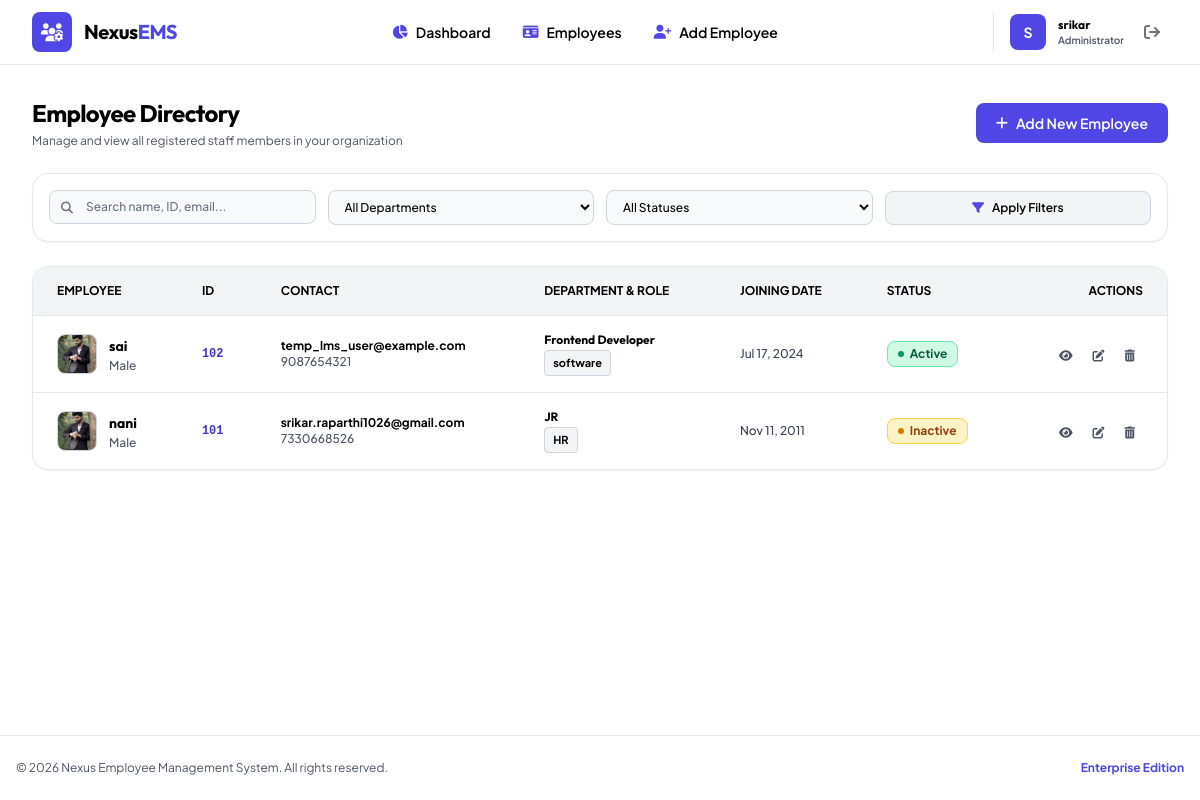
Screenshot of /employees/ (signed in) with the database file from the repository.
### employees/models.py (models this page shows, shortened)
class Employee(models.Model):
    GENDER_CHOICES = [
        ('Male', 'Male'),
        ('Female', 'Female'),
        ('Other', 'Other'),
    ]
    STATUS_CHOICES = [
        ('Active', 'Active'),
        ('Inactive', 'Inactive'),
    ]
    employee_id = models.CharField(
        max_length=20,
        unique=True,
        help_text="Unique organizational employee registration number"
    )
    name = models.CharField(
        max_length=100,
        help_text="Full name of the employee"
    )
    email = models.EmailField(
        unique=True,
        help_text="Unique primary email address"
    )
    phone = models.CharField(
        max_length=15,
        help_text="Primary phone number"
    )
    address = models.TextField(
        blank=True,
        null=True,
        help_text="Primary physical or residential address"
    )
    department = models.CharField(
        max_length=100,
        help_text="Department or team division"
    )
    designation = models.CharField(
        max_length=100,
        help_text="Official job title"
    )
    salary = models.DecimalField(
        max_digits=10,
        decimal_places=2,
        help_text="Compensation amount"
    )
    joining_date = models.DateField(
        help_text="Date when employee joined the organization"
    )
    gender = models.CharField(
        max_length=10,
        choices=GENDER_CHOICES,
        help_text="Gender identity option"
    )
    image = models.ImageField(
        upload_to='employees/',
        blank=True,
        null=True,
        help_text="Profile image file upload"
    )
    status = models.CharField(
        max_length=10,
        choices=STATUS_CHOICES,
        default='Active',
        help_text="Current employment status"
    )
    created_at = models.DateTimeField(auto_now_add=True)
    updated_at = models.DateTimeField(auto_now=True)

### employees/views.py (the view, shortened to what this page needs)
# urls.py: path('employees/', views.employee_list, name='employee_list'),
@login_required
def employee_list(request):
    employees = Employee.objects.all().order_by('-created_at')
    search = request.GET.get('search')
    department = request.GET.get('department')
    status = request.GET.get('status')
    if department:
        employees = employees.filter(department=department)
    if status:
        employees = employees.filter(status=status)
    departments = Employee.objects.values_list('department', flat=True).distinct()
    context = {
        'employees': employees,
        'departments': departments,
    }
    return render(request, 'employees/employee_list.html', context)

### employees/templates/employees/employee_list.html (shortened to what this page needs)
{% extends 'employees/base.html' %}
{% block content %}
<div class="space-y-6">
    <div class="flex flex-col sm:flex-row sm:items-center justify-between gap-4">
        <div>
            <h1 class="text-2xl font-bold text-black tracking-tight font-heading">Employee Directory</h1>
            <p class="text-xs text-gray-600 mt-1">Manage and view all registered staff members in your organization</p>
        </div>
        <a href="{% url 'employee_create' %}" class="inline-flex items-center justify-center space-x-2 px-5 py-2.5 bg-indigo-600 hover:bg-indigo-700 text-white font-semibold rounded-lg text-sm transition-colors">
            <i class="fa-solid fa-plus"></i>
            <span>Add New Employee</span>
        </a>
    </div>
    <div class="bg-white border border-gray-200 rounded-2xl p-4 shadow-sm">
        <form method="get" class="grid grid-cols-1 sm:grid-cols-2 lg:grid-cols-4 gap-3">
            <div class="relative">
                <div class="absolute inset-y-0 left-0 pl-3 flex items-center pointer-events-none text-gray-500">
                </div>
                <input type="text" name="search" value="{{ request.GET.search }}" placeholder="Search name, ID, email..."
                    class="w-full pl-9 pr-4 py-2 bg-gray-50 border border-gray-300 rounded-lg text-xs text-black placeholder-gray-500 focus:outline-none focus:bg-white focus:border-indigo-600 transition-colors font-medium">
            </div>
            <div>
                <select name="department" class="w-full py-2 px-3 bg-gray-50 border border-gray-300 rounded-lg text-xs text-black focus:outline-none focus:bg-white focus:border-indigo-600 font-medium">
                    <option value="">All Departments</option>
                </select>
            </div>
            <div>
                <select name="status" class="w-full py-2 px-3 bg-gray-50 border border-gray-300 rounded-lg text-xs text-black focus:outline-none focus:bg-white focus:border-indigo-600 font-medium">
                    <option value="">All Statuses</option>
                </select>
            </div>
            <div class="flex items-center space-x-2">
                <button type="submit" class="w-full py-2 px-4 bg-gray-100 hover:bg-gray-200 text-black font-semibold text-xs rounded-lg border border-gray-300 transition-colors flex items-center justify-center space-x-2">
                    <i class="fa-solid fa-filter text-indigo-600"></i>
                    <span>Apply Filters</span>
                </button>
            </div>
        </form>
    </div>
    <div class="bg-white border border-gray-200 rounded-2xl shadow-sm overflow-hidden">
        {% if employees %}
        <div class="overflow-x-auto">
            <table class="w-full text-left text-sm text-black">
                <thead class="text-xs uppercase bg-gray-100 text-black font-bold border-b border-gray-200">
                    <tr>
                        <th class="px-6 py-4">Employee</th>
                        <th class="px-6 py-4">ID</th>
                        <th class="px-6 py-4">Contact</th>
                        <th class="px-6 py-4">Department & Role</th>
                        <th class="px-6 py-4">Joining Date</th>
                        <th class="px-6 py-4">Status</th>
                        <th class="px-6 py-4 text-right">Actions</th>
                    </tr>
                </thead>
                <tbody class="divide-y divide-gray-200">
                    {% for emp in employees %}
                    <tr class="hover:bg-gray-50 transition-colors">
                        <td class="px-6 py-4">
                            <div class="flex items-center space-x-3">
                                {% if emp.image %}
                                <img class="w-10 h-10 rounded-lg object-cover border border-gray-300" src="{{ emp.image.url }}" alt="{{ emp.name }}">
                                {% else %}
                                <div class="w-10 h-10 rounded-lg bg-indigo-600 text-white font-bold flex items-center justify-center text-sm">
                                    {{ emp.name|slice:":2"|upper }}
                                </div>
                                {% endif %}
                                <div>
                                    <a href="{% url 'employee_detail' emp.pk %}" class="font-bold text-black hover:text-indigo-600 transition-colors font-heading">
                                        {{ emp.name }}
                                    </a>
                                    <div class="text-xs text-gray-600 font-medium mt-0.5">
                                        <span>{{ emp.gender }}</span>
                                    </div>
                                </div>
                            </div>
                        </td>
                        <td class="px-6 py-4 font-mono text-xs text-indigo-700 font-bold">
                            {{ emp.employee_id }}
                        </td>
                        <td class="px-6 py-4 text-xs">
                            <div class="text-black font-bold">{{ emp.email }}</div>
                            <div class="text-gray-600 font-medium">{{ emp.phone }}</div>
                        </td>
                        <td class="px-6 py-4">
                            <div class="font-bold text-black text-xs font-heading">{{ emp.designation }}</div>
                            <span class="inline-flex items-center px-2 py-0.5 rounded text-[11px] font-bold bg-gray-100 text-black border border-gray-300 mt-0.5">
                                {{ emp.department }}
                            </span>
                        </td>
                        <td class="px-6 py-4 text-xs text-gray-700 font-medium">
                            {{ emp.joining_date|date:"M d, Y" }}
                        </td>
                        <td class="px-6 py-4">
                            {% if emp.status == 'Active' %}
                            <span class="inline-flex items-center px-2.5 py-1 rounded-lg text-xs font-bold bg-emerald-100 text-emerald-800 border border-emerald-300">
                                <span class="w-1.5 h-1.5 rounded-full bg-emerald-600 mr-1.5"></span>
                                Active
                            </span>
                            {% else %}
                            <span class="inline-flex items-center px-2.5 py-1 rounded-lg text-xs font-bold bg-amber-100 text-amber-800 border border-amber-300">
                                <span class="w-1.5 h-1.5 rounded-full bg-amber-600 mr-1.5"></span>
                                Inactive
                            </span>
                            {% endif %}
                        </td>
                        <td class="px-6 py-4 text-right">
                            <div class="flex items-center justify-end space-x-1">
                                <a href="{% url 'employee_detail' emp.pk %}" class="p-2 rounded-lg text-gray-600 hover:text-black hover:bg-gray-100 transition-colors" title="View Detail">
                                    <i class="fa-solid fa-eye text-xs"></i>
                                </a>
                                <a href="{% url 'employee_update' emp.pk %}" class="p-2 rounded-lg text-gray-600 hover:text-indigo-600 hover:bg-gray-100 transition-colors" title="Edit">
                                    <i class="fa-solid fa-pen-to-square text-xs"></i>
                                </a>
                                <a href="{% url 'employee_delete' emp.pk %}" class="p-2 rounded-lg text-gray-600 hover:text-rose-600 hover:bg-rose-50 transition-colors" title="Delete">
                                    <i class="fa-solid fa-trash-can text-xs"></i>
                                </a>
                            </div>
                        </td>
                    </tr>
                    {% endfor %}
                </tbody>
            </table>
        </div>
        {% endif %}
    </div>
</div>
{% endblock %}

### employees/templates/employees/base.html (shortened to what this page needs)
<!DOCTYPE html>
<html lang="en">
<head>
    <script src="https://cdn.tailwindcss.com"></script>
    <link rel="stylesheet" href="https://cdnjs.cloudflare.com/ajax/libs/font-awesome/6.4.0/css/all.min.css">
</head>
<body class="min-h-screen flex flex-col antialiased bg-white text-black selection:bg-indigo-600 selection:text-white">
    {% block navbar %}
    <header class="sticky top-0 z-50 bg-white border-b border-gray-200">
        <div class="max-w-7xl mx-auto px-4 sm:px-6 lg:px-8">
            <div class="flex items-center justify-between h-16">
                <div class="flex items-center space-x-3">
                    <a href="{% url 'dashboard' %}" class="flex items-center space-x-3 group">
                        <div class="w-10 h-10 rounded-lg bg-indigo-600 flex items-center justify-center text-white">
                            <i class="fa-solid fa-users-gear text-lg"></i>
                        </div>
                        <span class="text-xl font-bold font-heading text-black tracking-tight">
                            Nexus<span class="text-indigo-600">EMS</span>
                        </span>
                    </a>
                </div>
                {% if user.is_authenticated %}
                <nav class="hidden md:flex items-center space-x-1">
                    <a href="{% url 'dashboard' %}"
                        class="px-3.5 py-2 rounded-lg text-sm font-semibold text-black hover:text-indigo-600 hover:bg-gray-100 transition-colors flex items-center space-x-2">
                        <i class="fa-solid fa-chart-pie text-indigo-600"></i>
                        <span>Dashboard</span>
                    </a>
                    <a href="{% url 'employee_list' %}"
                        class="px-3.5 py-2 rounded-lg text-sm font-semibold text-black hover:text-indigo-600 hover:bg-gray-100 transition-colors flex items-center space-x-2">
                        <i class="fa-solid fa-id-card text-indigo-600"></i>
                        <span>Employees</span>
                    </a>
                    <a href="{% url 'employee_create' %}"
                        class="px-3.5 py-2 rounded-lg text-sm font-semibold text-black hover:text-indigo-600 hover:bg-gray-100 transition-colors flex items-center space-x-2">
                        <i class="fa-solid fa-user-plus text-indigo-600"></i>
                        <span>Add Employee</span>
                    </a>
                </nav>
                {% endif %}
                <div class="flex items-center space-x-4">
                    {% if user.is_authenticated %}
                    <div class="flex items-center space-x-3 pl-4 border-l border-gray-200">
                        <div
                            class="w-9 h-9 rounded-lg bg-indigo-600 text-white font-bold flex items-center justify-center text-sm">
                            {{ user.username|slice:":1"|upper }}
                        </div>
                        <div class="hidden sm:block text-left">
                            <p class="text-xs font-bold text-black font-heading">{{ user.username }}</p>
                            <p class="text-[10px] text-gray-600 font-semibold">{% if user.is_superuser %}Administrator{% else %}Staff Member{% endif %}</p>
                        </div>
                        <form method="post" action="{% url 'logout' %}" class="inline">
                            <button type="submit"
                                class="p-2 text-gray-500 hover:text-rose-600 hover:bg-rose-50 rounded-lg transition-colors"
                                title="Logout">
                                <i class="fa-solid fa-arrow-right-from-bracket"></i>
                            </button>
                        </form>
                    </div>
                    {% endif %}
                </div>
            </div>
        </div>
    </header>
    {% endblock %}
    <main class="flex-grow max-w-7xl w-full mx-auto px-4 sm:px-6 lg:px-8 py-8">
        {% block content %}{% endblock %}
    </main>
    {% block footer %}
    <footer class="border-t border-gray-200 bg-white py-6 text-center text-xs text-gray-600">
        <div class="max-w-7xl mx-auto px-4 flex flex-col sm:flex-row items-center justify-between gap-4">
            <p>&copy; {% now "Y" %} Nexus Employee Management System. All rights reserved.</p>
            <p class="flex items-center space-x-1.5">
                <span class="text-indigo-600 font-bold">Enterprise Edition</span>
            </p>
        </div>
    </footer>
    {% endblock %}
</body>
</html>

### employees/templates/employees/base.html (style rules this page uses)
body { font-family: 'Plus Jakarta Sans', sans-serif; background-color: #ffffff; color: #000000; }
h1, h2, h3, h4, h5, h6, .font-heading { font-family: 'Outfit', sans-serif; color: #000000; }

### rows the page displays
Employee: image (picture), name "sai", gender "Male", employee_id "102", email "temp_lms_user@example.com", phone "9087654321", designation "Frontend Developer", department "software", joining_date "Jul 17, 2024", status "Active" (drawn)
Employee: image (picture), name "nani", gender "Male", employee_id "101", email "srikar.raparthi1026@gmail.com", phone "7330668526", designation "JR", department "HR", joining_date "Nov 11, 2011", status "Inactive" (drawn)

### other values shown
{{ user.username|slice:":1"|upper }} "S"
{{ user.username }} "srikar"
